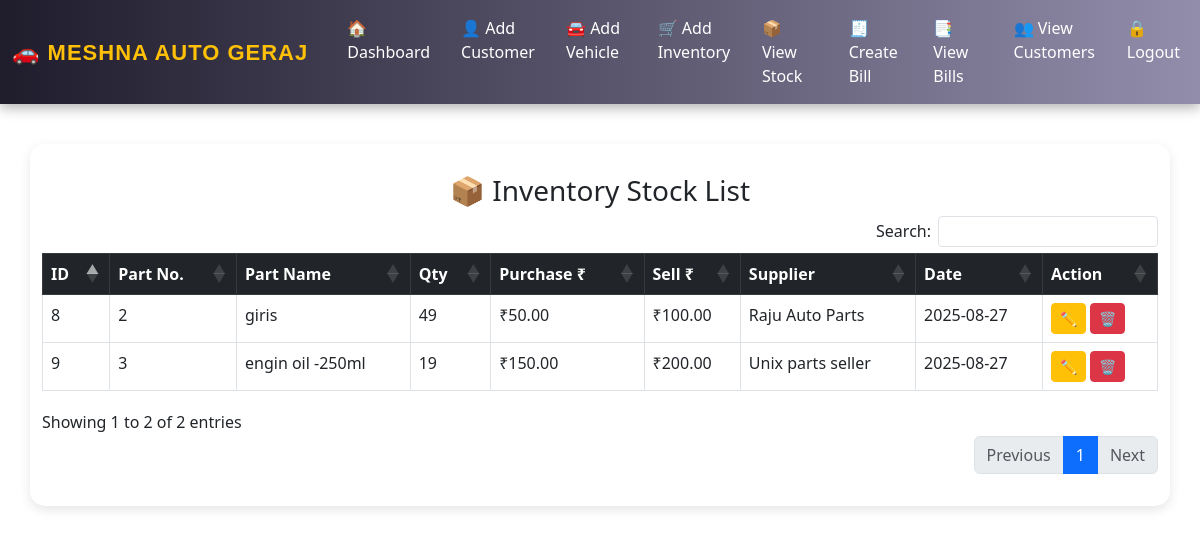
/view_stock.php, run on the app's committed database.
### tables this page shows
CREATE TABLE `stock_parts` (
  `id` int(11) NOT NULL,
  `part_number` varchar(50) NOT NULL,
  `part_name` varchar(100) NOT NULL,
  `quantity` int(11) NOT NULL,
  `purchase_price` decimal(10,2) NOT NULL,
  `sell_price` decimal(10,2) NOT NULL,
  `supplier` varchar(100) DEFAULT NULL,
  `purchase_date` date DEFAULT NULL
);

### view_stock.php (the view, shortened to what this page needs)
<?php include 'db.php'; ?>
<!DOCTYPE html>
<html>
<head>
    <link href="https://cdn.jsdelivr.net/npm/bootstrap@5.3.0/dist/css/bootstrap.min.css" rel="stylesheet">
    <link rel="stylesheet" href="https://cdn.datatables.net/1.13.6/css/dataTables.bootstrap5.min.css">
    <link rel="stylesheet" href="https://cdn.datatables.net/buttons/2.4.1/css/buttons.bootstrap5.min.css">
</head>
<body>
<?php include 'navbar.php'; ?>
<div class="container">
    <h3>📦 Inventory Stock List</h3>
    <table id="stockTable" class="table table-bordered table-hover">
        <thead class="table-dark">
            <tr>
                <th>ID</th>
                <th>Part No.</th>
                <th>Part Name</th>
                <th>Qty</th>
                <th>Purchase ₹</th>
                <th>Sell ₹</th>
                <th>Supplier</th>
                <th>Date</th>
                <th>Action</th>
            </tr>
        </thead>
        <tbody>
            <?php
            $result = $conn->query("SELECT * FROM stock_parts ORDER BY id DESC");
            while ($row = $result->fetch_assoc()) {
                $lowStockClass = ($row['quantity'] <= 5) ? "low-stock" : "";
                echo "<tr class='$lowStockClass'>
                        <td>{$row['id']}</td>
                        <td>{$row['part_number']}</td>
                        <td>{$row['part_name']}</td>
                        <td>{$row['quantity']}</td>
                        <td>₹{$row['purchase_price']}</td>
                        <td>₹{$row['sell_price']}</td>
                        <td>{$row['supplier']}</td>
                        <td>{$row['purchase_date']}</td>
                        <td>
                            <a href='edit_part.php?id={$row['id']}' class='btn btn-sm btn-warning'>✏️</a>
                            <a href='view_stock.php?delete={$row['id']}' onclick=\"return confirm('Delete this part?')\" class='btn btn-sm btn-danger'>🗑</a>
                        </td>
                    </tr>";
            }
            ?>
        </tbody>
    </table>
</div>
</body>
</html>

### view_stock.php (style rules this page uses)
body { background-color: #f0f4f8; }
.container { background: #fff; padding: 30px; border-radius: 15px; margin-top: 40px; box-shadow: 0 4px 12px rgba(0,0,0,0.1); }
h3 { text-align: center; margin-bottom: 25px; font-weight: bold; }

### data on the page
stock_parts: id "9", part_number "3", part_name "engin oil -250ml", quantity "19", purchase_price "150.00", sell_price "200.00", supplier "Unix parts seller", purchase_date "2025-08-27"
stock_parts: id "8", part_number "2", part_name "giris", quantity "49", purchase_price "50.00", sell_price "100.00", supplier "Raju Auto Parts", purchase_date "2025-08-27"
